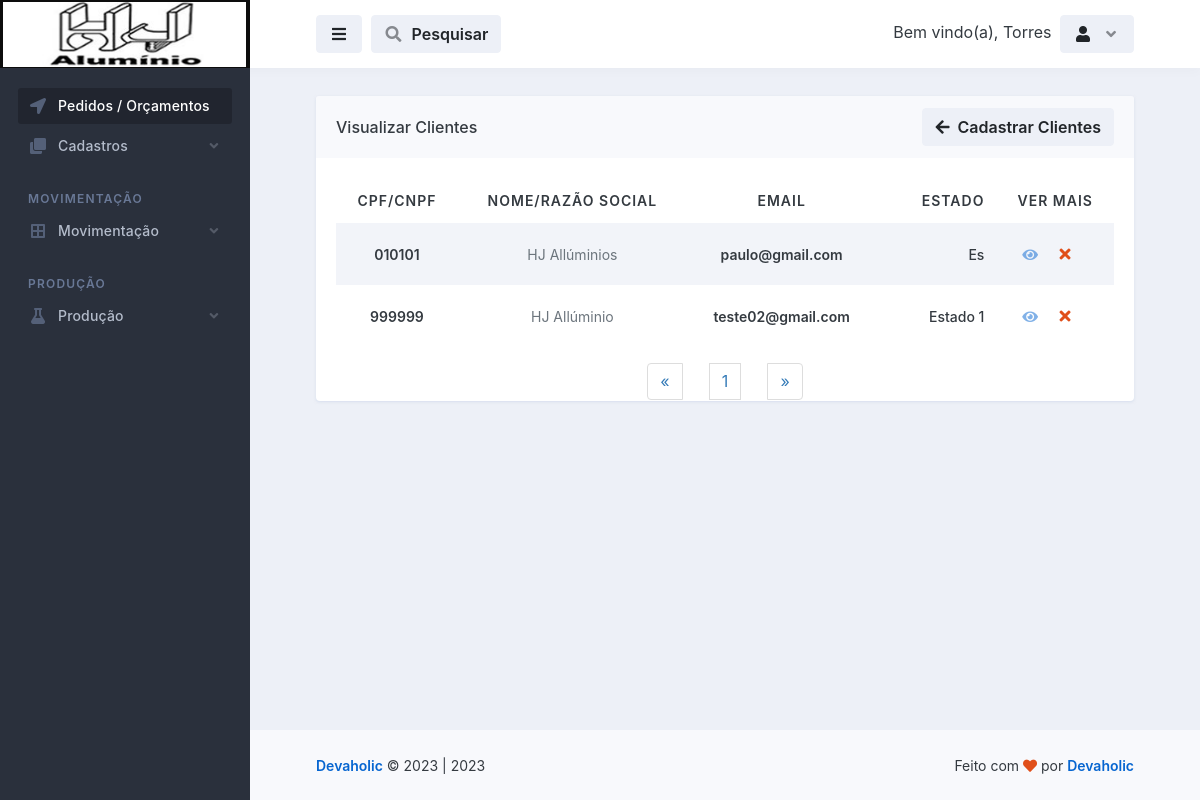
Page /cadastros/visualizar_clientes.php (signed in) on the earlier database version.
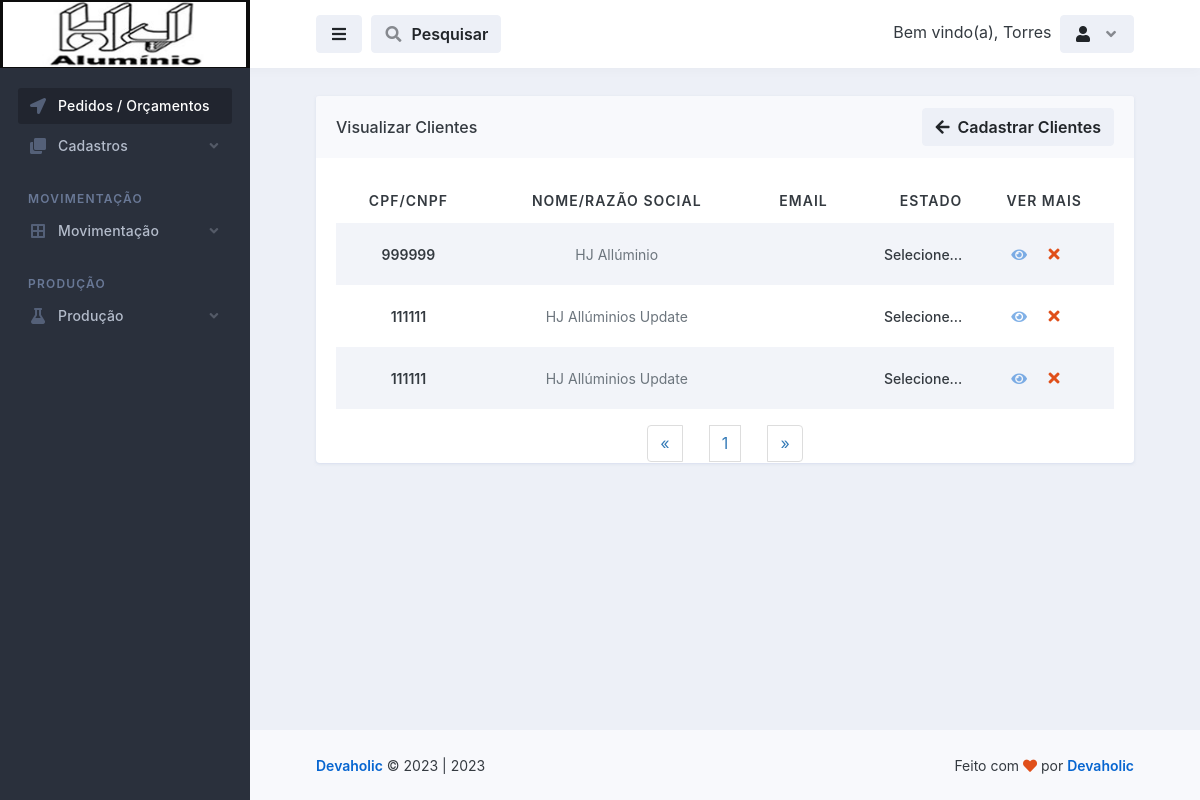
Same page on the later database version.
### tables this page shows
CREATE TABLE `logado` (
  `id` int(11) NOT NULL,
  `nome` varchar(50) NOT NULL,
  `email` varchar(100) NOT NULL,
  `senha` varchar(50) NOT NULL,
  `parceiro_colaborador` varchar(100) NOT NULL,
  `cpf` int(100) NOT NULL,
  `rg` int(20) NOT NULL,
  `cep` int(20) NOT NULL,
  `endereco` varchar(100) NOT NULL,
  `telefone` varchar(50) NOT NULL,
  `complemento` varchar(100) NOT NULL,
  `bairro` varchar(100) NOT NULL,
  `cidade` varchar(100) NOT NULL,
  `uf` varchar(20) NOT NULL,
  `nascimento` varchar(100) NOT NULL,
  `nivel` varchar(20) NOT NULL
);

CREATE TABLE `clientes` (
  `id` int(11) NOT NULL,
  `cpf_cnpj` varchar(50) NOT NULL,
  `nome_razao_socil` varchar(50) NOT NULL,
  `contato` varchar(20) NOT NULL,
  `telefone` varchar(20) NOT NULL,
  `celular` varchar(20) NOT NULL,
  `email` varchar(50) NOT NULL,
  `senha` varchar(20) NOT NULL,
  `cep` varchar(20) NOT NULL,
  `rua` varchar(100) NOT NULL,
  `numero` varchar(20) NOT NULL,
  `complemento` varchar(100) NOT NULL,
  `bairro` varchar(100) NOT NULL,
  `cidade` varchar(100) NOT NULL,
  `estado` varchar(100) NOT NULL
);

### database.php (called while the page is built, shortened)
<?php
    class database
    {
        public $server = 'localhost';
        public $user = 'root';
        public $pass = '';
        public $bdn = 'maxportas';
        public function __construct()
        {
            try{
            $this->conn = new PDO('mysql:host='.$this->server.'; dbname='.$this->bdn, $this->user, $this->pass);
            } catch(PDOException $e){
                echo "Error $e";
            }
        }
    }
?>

### controllers/controllers_clientes.php (called while the page is built, shortened)
<?php
    include "../database.php";
class controllers_clientes extends database
{
    public function selecionar_clientes()
    {
        $selecionar_clientes = $this->conn->prepare("SELECT * FROM clientes ORDER BY id DESC");
        $selecionar_clientes->execute();
        $result_clientes = $selecionar_clientes->fetchAll(PDO::FETCH_ASSOC);
        return $result_clientes;
    }
}
?>

### cadastros/visualizar_clientes.php (the view, shortened to what this page needs)
<?php
$servidor = "localhost";
$usuario = "root";
$senha = "";
$dbname = "maxportas";
$conn = mysqli_connect($servidor, $usuario, $senha, $dbname);
$pagina = (isset($_GET['pagina']))? $_GET['pagina'] : 1;
$result_clientes = "SELECT * FROM clientes";
$resultado_clientes = mysqli_query($conn, $result_clientes);
$total_clientes = mysqli_num_rows($resultado_clientes);
$quantidade_pg = 10;
$num_pagina = ceil($total_clientes/$quantidade_pg);
$incio = ($quantidade_pg*$pagina)-$quantidade_pg;
$result_clientes = "SELECT * FROM clientes limit $incio, $quantidade_pg";
$resultado_clientes = mysqli_query($conn, $result_clientes);
?>
<!doctype html>
<html lang="en">
  <head>
    <link rel="stylesheet" id="css-main" href="../assets/css/dashmix.min.css">
    <link rel="stylesheet" href="../assets/css/pagination.css">
  </head>
  <body>
    <div id="page-container" class="sidebar-o sidebar-dark enable-page-overlay side-scroll page-header-fixed main-content-narrow">
    <?php require_once "../template/sidebar.php" ?>
<header id="page-header">
    <div class="content-header">
    <div class="space-x-1">
        <button type="button" class="btn btn-alt-secondary" data-toggle="layout" data-action="sidebar_toggle">
        <i class="fa fa-fw fa-bars"></i>
        </button>
            <button type="button" class="btn btn-alt-secondary" data-toggle="layout" data-action="header_search_on">
              <i class="fa fa-fw opacity-50 fa-search"></i> <span class="ms-1 d-none d-sm-inline-block">Pesquisar</span>
            </button>
    </div>
    <?php require_once "../template/btn_logout.php"; ?>
    </div>
</header>
      <main id="main-container">
        <div class="content content-full content-boxed">
          <div class="row">
            <div class="col-md-12">
              <div class="block block-rounded block-mode-loading-refresh">
                <div class="block-header block-header-default">
                  <h3 class="block-title">
                    Visualizar Clientes
                  </h3>
                  <a class="btn btn-alt-secondary" href="clientes.php">
                    <i class="fa fa-arrow-left me-1"></i> Cadastrar Clientes
                  </a>
                </div>
                <div class="block-content">
                  <table class="table table-striped table-hover table-borderless table-vcenter fs-sm">
                  <?php
                    require_once "../controllers/controllers_clientes.php";
                    $selecionar_clientes = new controllers_clientes();
                    $resul_clientes = $selecionar_clientes->selecionar_clientes();
                    if(count($resul_clientes) > 0)
                    { ?>
                    <thead style="text-align: center;">
                      <tr class="text-uppercase">
                        <th>CPF/CNPF</th>
                        <th class="d-none d-xl-table-cell">Nome/Razão Social</th>
                        <th>Email</th>
                        <th class="d-none d-sm-table-cell text-end" style="width: 120px;">Estado</th>
                        <th>Ver Mais</th>
                      </tr>
                    </thead>
                    <?php } ?>
                    <tbody style="text-align: center;">
                        <?php
                            require_once "../controllers/controllers_clientes.php";
                            $selecionar_clientes = new controllers_clientes();
                            $resul_clientes = $selecionar_clientes->selecionar_clientes();
                            if(count($resul_clientes) > 0)
                            {
                              while($row_clientes = mysqli_fetch_assoc($resultado_clientes)){ ?>
                              <tr>
                                  <td>
                                      <span class="fw-semibold"><?php echo $row_clientes['cpf_cnpj']; ?></span>
                                  </td>
                                  <td class="d-none d-xl-table-cell">
                                      <span class="fs-sm text-muted"><?php echo $row_clientes['nome_razao_socil']; ?></span>
                                  </td>
                                  <td>
                                      <span class="fw-semibold"><?php echo $row_clientes['email']; ?></span>
                                  </td>
                                  <td class="d-none d-sm-table-cell text-end fw-medium">
                                  <?php echo $row_clientes['estado']; ?>
                                  </td>
                                  <td class="text-center text-nowrap fw-medium" style="display: flex; justify-content: center; align-items: center;">
                                      <a href="vermais_clientes.php?view_clientes=<?php $idCriptografado = base64_encode($row_clientes['id']); echo $idCriptografado; ?>">
                                          <i class="fa fa-eye me-1 opacity-50"></i>
                                      </a>
                                      <?php
                                       echo "<button class='btn' onclick='abrirModal(".$row_clientes['id'].")'><i class='fa fa-fw fa-times text-danger'></i></button>";
                                      ?>
                                  </td>
                              </tr>
                        <?php } } else{ echo "<h1>Nenhum registo encontrado!</h1>"; } ?>
                    </tbody>
                  </table>
                  <?php
                    $pagina_anterior = $pagina - 1;
                    $pagina_posterior = $pagina + 1;
                  ?>
                <nav class="text-center">
                  <ul class="pagination" style="display: flex; align-items: center; justify-content: space-between; width: 20%; margin: auto;">
                    <li>
                      <?php
                      if($pagina_anterior != 0){ ?>
                        <a href="visualizar_clientes.php?pagina=<?php echo $pagina_anterior; ?>" aria-label="Previous">
                          <span aria-hidden="true">&laquo;</span>
                        </a>
                      <?php }else{ ?>
                        <span aria-hidden="true">&laquo;</span>
                      <?php }  ?>
                    </li>
                    <?php
                    for($i = 1; $i < $num_pagina + 1; $i++){ ?>
                      <li><a href="visualizar_clientes.php?pagina=<?php echo $i; ?>"><?php echo $i; ?></a>
                      </li>
                    <?php } ?>
                    <li>
                      <?php
                      if($pagina_posterior <= $num_pagina){ ?>
                        <a href="visualizar_clientes.php?pagina=<?php echo $pagina_posterior; ?>" aria-label="Previous">
                          <span aria-hidden="true">&raquo;</span>
                        </a>
                      <?php }else{ ?>
                        <span aria-hidden="true">&raquo;</span>
                      <?php }  ?>
                    </li>
                  </ul>
                </nav>
                </div>
                </div>
              </div>
        </div>
      </main>
      <?php require_once "../template/footer.php"; ?>
    </div>
  </body>
</html>

### template/sidebar.php (shortened to what this page needs)
<nav id="sidebar" aria-label="Main Navigation">
    <div style="background-color: black;">
        <div class="content-header bg-white-5">
        <a class="fw-semibold text-white tracking-wide" href="../dashboard/dashboard.php">
            <span class="smini-hidden">
            <img style="margin-left: -15px; height: 65px; width: 132%;" src="../assets/img/logoHJ-Aluminio-Sidebarr.jpg" alt="logoHJ-Alumínio">
            </span>
        </a>
        </div>
    </div>
    <div class="js-sidebar-scroll">
        <div class="content-side">
        <ul class="nav-main">
            <li class="nav-main-item">
            <a class="nav-main-link active" href="../dashboard/dashboard.php">
                <i class="nav-main-link-icon fa fa-location-arrow"></i>
                <span class="nav-main-link-name">Pedidos / Orçamentos</span>
            </a>
            </li>
            <li class="nav-main-item">
            <a class="nav-main-link nav-main-link-submenu" data-toggle="submenu" aria-haspopup="true" aria-expanded="false" href="#">
                <i class="nav-main-link-icon fa fa-clone"></i>
                <span class="nav-main-link-name">Cadastros</span>
            </a>
            </li>
            <li class="nav-main-heading">Movimentação</li>
            <li class="nav-main-item">
            <a class="nav-main-link nav-main-link-submenu" data-toggle="submenu" aria-haspopup="true" aria-expanded="false" href="#">
                <i class="nav-main-link-icon fa fa-border-all"></i>
                <span class="nav-main-link-name">Movimentação</span>
            </a>
            </li>
            <li class="nav-main-heading">Produção</li>
            <li class="nav-main-item">
            <a class="nav-main-link nav-main-link-submenu" data-toggle="submenu" aria-haspopup="true" aria-expanded="false" href="#">
                <i class="nav-main-link-icon fa fa-flask"></i>
                <span class="nav-main-link-name">Produção</span>
            </a>
            </li>
        </ul>
        </div>
    </div>
</nav>

### template/btn_logout.php (shortened to what this page needs)
<?php
    include "../conexao-bd.php";
    $email = $_SESSION['email'];
    $selecinarUserLogado = $conn->prepare("SELECT * FROM logado WHERE email = :email");
    $selecinarUserLogado->bindValue(':email', $email);
    $selecinarUserLogado->execute();
    $row = $selecinarUserLogado->fetch(PDO::FETCH_ASSOC);
?>
<div class="space-x-1">
    <div class="dropdown d-inline-block">
        <span class="d-sm-inline-block">Bem vindo(a), <?php echo $row['nome']; ?></span>
    </div>
    <div class="dropdown d-inline-block">
    <button type="button" class="btn btn-alt-secondary" id="page-header-user-dropdown" data-bs-toggle="dropdown" aria-haspopup="true" aria-expanded="false">
        <i class="fa fa-fw fa-user"></i>
        <i class="fa fa-fw fa-angle-down opacity-50 ms-1 d-none d-sm-inline-block"></i>
    </button>
    </div>
</div>

### template/footer.php (shortened to what this page needs)
<footer id="page-footer" class="bg-body-light">
    <div class="content py-0">
        <div class="row fs-sm">
        <div class="col-sm-6 order-sm-2 mb-1 mb-sm-0 text-center text-sm-end">
            Feito com <i class="fa fa-heart text-danger"></i> por <a class="fw-semibold" href="http://devaholic.ao/" target="_blank">Devaholic</a>
        </div>
        <div class="col-sm-6 order-sm-1 text-center text-sm-start">
            <a class="fw-semibold" href="https://devaholic.ao" target="_blank">Devaholic</a> &copy; <span>2023 | <?php echo Date('Y'); ?></span>
        </div>
        </div>
    </div>
</footer>

### assets/css/pagination.css (style rules this page uses)
.pagination { display:inline-block;padding-left:0;margin:20px 0;border-radius:4px }
.pagination>li { display:inline }
.pagination>li>a,.pagination>li>span { position:relative;float:left;padding:6px 12px;margin-left:-1px;line-height:1.42857143;color:#337ab7;text-decoration:none;background-color:#fff;border:1px solid #ddd }
.pagination>li:first-child>a,.pagination>li:first-child>span { margin-left:0;border-top-left-radius:4px;border-bottom-left-radius:4px }
.pagination>li:last-child>a,.pagination>li:last-child>span { border-top-right-radius:4px;border-bottom-right-radius:4px }

Differences in the rows shown:
removed clientes: cpf_cnpj "010101", nome_razao_socil "HJ Allúminios", email "paulo@gmail.com", estado "Es"
removed clientes: cpf_cnpj "999999", nome_razao_socil "HJ Allúminio", email "teste02@gmail.com", estado "Estado 1"
added clientes: cpf_cnpj "999999", nome_razao_socil "HJ Allúminio", estado "Selecione..."
added clientes: cpf_cnpj "111111", nome_razao_socil "HJ Allúminios Update", estado "Selecione..."
added clientes: cpf_cnpj "111111", nome_razao_socil "HJ Allúminios Update", estado "Selecione..."
